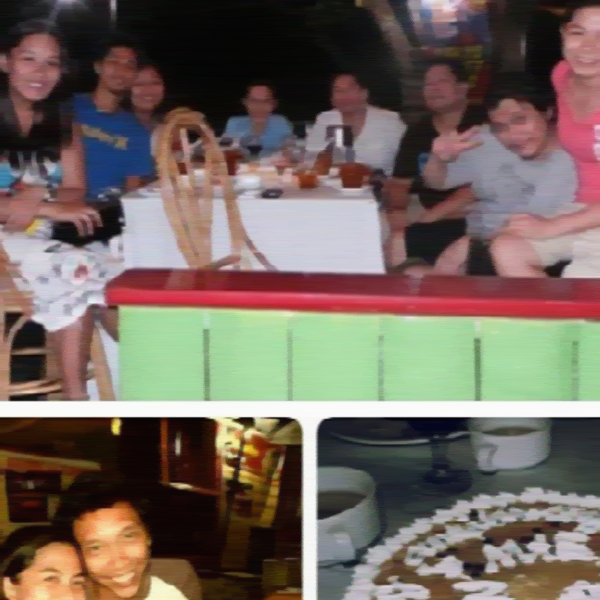
#> input picture pict/random_la/deconv[0.001, 0.1, 0.001, 0.1]/img_0.png, 600 x 600 px, found by its file name
$ jupyter execute --allow-errors np_windows.ipynb   (shell and % lines are left out)   (older library calls are emulated)
#> lines starting #> are read from the running program, lines starting #| are printed output that depends on the picture
[cell 1]
# import tensorflow.compat.v1 as tf
# from tensorflow.compat.v1 import keras
from os import listdir
import matplotlib.pyplot as plt
from matplotlib.pyplot import imread, imsave, imshow
import numpy as np
import pandas as pd
import math
from scipy.signal import convolve2d
import scipy.signal as ss
from scipy import ndimage
from skimage import img_as_ubyte, img_as_float
from skimage.transform import resize
# from keras.preprocessing.image import ImageDataGenerator
from sklearn.model_selection import train_test_split
# from keras import Sequential
# from keras import layers
import time
import copy
from skimage.color import rgb2gray
from sklearn.metrics import mean_squared_error as MSE
import gc
import os.path
import sys
gc.enable()

# from predict import main
# tf.keras.backend.clear_session()  # For easy reset of notebook state.
# sess = tf.Session()
# keras.backend.set_session(sess)


def make_ker(ker_len, ker_angle):
#     h = ker_len * 2
    h = ker_len
    ker_len_ = ker_len // 2
    if ker_angle == 0:
        ker = np.zeros((h, h), dtype='float')
        ker[ker_len_] = 1
    elif ker_angle == 90 or ker_angle == 180:
        ker = make_ker(ker_len, 0)
        ker = ndimage.rotate(ker, ker_angle)
    else:
        L = 101
        H = L // 2
        multiplicator = H/ker_len_
        ker = np.zeros((L, L), dtype='float')
        #print(int(math.floor(H - multiplicator/ 2)), int(math.ceil(H + multiplicator/ 2)))
        ker[int(math.floor(H - multiplicator/ 2)) : int(math.ceil(H + multiplicator/ 2))] = 1
        rotated_img = ndimage.rotate(ker, ker_angle)
        sigma = 0.3 * np.sqrt(multiplicator**2 - 1)
        blurred = ndimage.gaussian_filter(rotated_img, sigma)
        ker = ndimage.interpolation.zoom(blurred, 1/multiplicator)
    ker /= ker.sum()
    return ker

[cell 2]
l = 11
a = 15
plt.imshow(make_ker(l, a), cmap='gray')
plt.imsave('ker_len-' + str(l) +  '_angle-' + str(a) + '.png', make_ker(l, a))
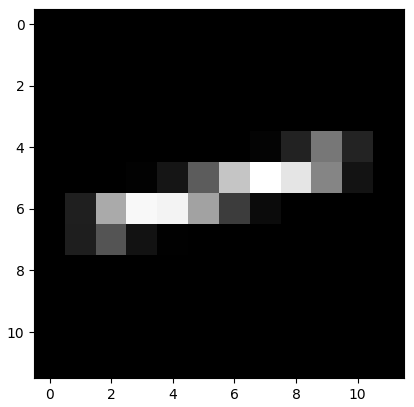
#> figure drawn by matplotlib, 1 panel

[cell 3]
# [16 lines left out: function predict_directory, not called in this run]

[cell 4]
# predict_directory('C:\Repos\DeblurGANv2\MyStuff\ds\\valid\\b_low',
#                   "./pretrained_models/last_fpn_l7.h5",
#                   ".\\MyStuff\\results\\dates\\05_02\\a1\\")

[cell 5]
save_dir = '.\MyStuff\\results\dates\\05_14\\rotated'
#> (the rest of this cell did not finish here and is left out)

[cell 6]
import random
from skimage.transform import SimilarityTransform
from skimage.transform import warp
from skimage.util import random_noise

IMG_SIZE = 200
BLUR_LEN = 5
# IMG_SIZE = None
# OUT_SIZE = 600
BATCH_SIZE = 8
EPS = 10e-7

# [16 lines left out: functions rotate_transform_matrix, prepare_img, not called in this run]

def prepare_img1(img):
    image = copy.copy(img)
    if len(image.shape) == 2:
        image = np.stack((image, image, image))
        image = np.transpose(image, axes=(1,2, 0))
    if (image.shape[2] == 4):
        image = image[:,:,:3]
    return img_as_float(image)

from sklearn.metrics import mean_squared_error as MSE
from skimage.metrics import structural_similarity as SSIM
from skimage.metrics import peak_signal_noise_ratio as PSNR

# [24 lines left out: function calc_metrics, not called in this run]

[cell 7]
# [46 lines left out: functions S, FixImage, not called in this run]


class FunctionalMinimisation:
    '''
    Z_alpha = arg min(||Az - u||_1 + TV[z])

    grad(Z_alpha) = 2A^T(Az-u) + mult * D(TV[z])
    '''
    # [59 lines left out: functions __init__, _sign_map, _offset_image, _count_gradient, _count_v, not called in this run]

    def _update_image(self):
        self._cur_image += self._v

    # [7 lines left out: function MainProcess, not called in this run]

[cell 8]
import random

[cell 9]
IMG_SIZE = 600
BLUR_LEN = 10
# KER = make_ker(BLUR_LEN, 0)
global_idx = 0

# [68 lines left out: functions generate_pics, generate_low, generate_pics_from_two, convolve_img, not called in this run]

def make_directory(dirname):
    if (not os.path.exists(dirname)):
        os.mkdir(dirname)
    return

[cell 10]
R = 0
G = 0
B = 0

# [21 lines left out: function restore_img, not called in this run]

def restore_img_p(path, kernel):
    return restore_img(prepare_img1(plt.imread(path)), kernel)

[cell 11]
orig = prepare_img1( plt.imread('.\MyStuff\ds\l_11\sn\img_0.png'))
#> in prepare_img1, image is the input picture: shape (600, 600, 4) float32; mean R, G, B, A 0.451, 0.4, 0.367, 1

[cell 12]
def restore_folder(ker, paths, fnames, save_dir):
    for cur_p, fname in zip(paths, fnames):
        plt.imsave(save_dir + fname, restore_img_p(cur_p, ker))

[cell 13]
amount_of_picts = 7000
train_dir = '../Diploma/pict/google_initial/'
# y_dir = 'pict/random_la/s_low/'
# y_dir = 'pict/google_initial/'
save_dir = './MyStuff/ds/'
# train_dir = 'b/'
# y_dir = 'pict/s_/'
# y_dir = 's/'
#> (the rest of this cell did not finish here and is left out)

#> (a cell that did not finish here is left out)

[cell 15]
# ker_lens = [3, 5, 7, 11]
ker_lens = [9]
#> (the rest of this cell did not finish here and is left out)

#> (a cell that did not finish here is left out)

#> (a cell that did not finish here is left out)

[cell 18]
lens = [3, 5, 7, 9, 11, 13]
#> lens = [3, 5, 7, 9, 11, 13]
angles = [0, 10, 20, 30, 40]
n_sigmas = [0.001, 0.0005, 0.0001]
n_sigma = n_sigmas[-1]

[cell 19]
lens = ['03', '05', '07', '09', '11', '13']
# lens = ['07']
angles = ['00', '10', '20', '30', '40']
# angles = ['00']
n_sigmas = [0.001, 0.0005, 0.0001]
n_sigma = n_sigmas[-1]

#> (the rest of this cell did not finish here and is left out)

#> (a cell that did not finish here is left out)

#> (a cell that did not finish here is left out)

[cell 22]
lens = [5, 7, 10, 13, 15]
lens_mod = [-5, -3, 0, 3, 5]
angles = [0, 10, 20, 30, 40]
fig = plt.figure(figsize=(10,10))
ax1 = fig.add_subplot(2, 1, 1)
lines = []
metric = 'SSIM'
#> (the rest of this cell did not finish here and is left out)

[cell 23]
save_dir_plots = 'MyStuff/results/dates/04_19/plots'

save_dir0 = 'MyStuff/results/dates/04_19/blurred'
save_dir1 = 'MyStuff/results/dates/04_19/deconv'
save_dir2 = 'MyStuff/results/dates/04_19/nn_restored'

[cell 24]
lens=['03', '05', '07', '09', '11', '13']
# angles = ['00', '10', '20', '30', '40']
angles = ['20', '30']
save_dir_dec = '.\\MyStuff\\results\\dates\\05_14\\deconv\\as\\'
deconv_dir = '.\\MyStuff\\results\\dates\\05_14\\a00\\'
# dirs = os.listdir(deconv_dir)
# for l in lens:
#> (the rest of this cell did not finish here and is left out)
